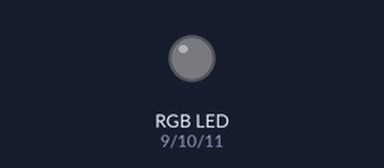
Bench run of a sketch on a simulated Arduino Uno, built with avr-gcc and run on an emulated ATmega328P. Parts: an RGB LED mixed from three pins (HIGH = lit).

Above: at 0.5 s.
At 2.0 s:
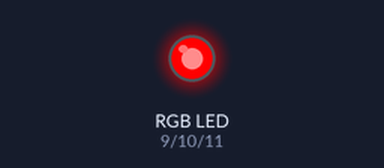
At 4.5 s:
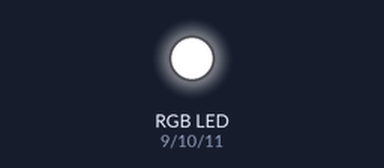
At 5.5 s:
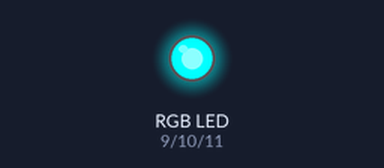
Timing chart, 0 to 6.5 s (numbered marks = the images above):
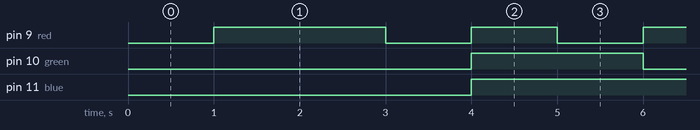

Measured:
- by itself, pin 9 (red): repeats every 5.0 s: LOW 1.0 s, HIGH 1.0 s, LOW 1.0 s, HIGH 2.0 s
- by itself, pin 10 (green): alternates HIGH for 2.0 s and LOW for 3.0 s
- by itself, pin 11 (blue): alternates HIGH for 3.0 s and LOW for 2.0 s

The sketch:

rgbControl.ino
```cpp
// RGB LED Pin Definitions - RGB LED Pin Tanımlamaları
const int red = 9;
const int green = 10;
const int blue = 11;
const int sure = 1000; // Delay duration in milliseconds - Milisaniye cinsinden gecikme süresi

void setup() {
  // Set all LED pins as output - Tüm LED pinlerini çıkış olarak ayarla
  pinMode(red, OUTPUT);
  pinMode(green, OUTPUT);
  pinMode(blue, OUTPUT);
}

void loop() {
  // Since we use a Common Anode RGB LED, LOW turns the color ON and HIGH turns it OFF.
  // Ortak Anotlu RGB LED kullandığımız için, LOW rengi AÇAR, HIGH ise KAPATIR.

  // RED ON - KIRMIZI AÇIK
  digitalWrite(red, LOW);
  delay(sure);

  // GREEN ON (Red Off) - YEŞİL AÇIK (Kırmızı Kapalı)
  digitalWrite(red, HIGH);
  digitalWrite(green, LOW);
  delay(sure);

  // BLUE ON (Green Off) - MAVİ AÇIK (Yeşil Kapalı)
  digitalWrite(red, HIGH); // Safety check to ensure red is off - Kırmızının kapalı olduğundan emin olmak için
  digitalWrite(blue, LOW);
  delay(sure);

  // YELLOW / MIXED (Red + Green ON) - SARI / KARIŞIK (Kırmızı + Yeşil AÇIK)
  digitalWrite(red, LOW);
  digitalWrite(green, LOW);
  delay(sure);

  // ALL OFF - TÜMÜ KAPALI
  digitalWrite(red, HIGH);
  digitalWrite(green, HIGH);
  digitalWrite(blue, HIGH);
  delay(sure);
}
```
